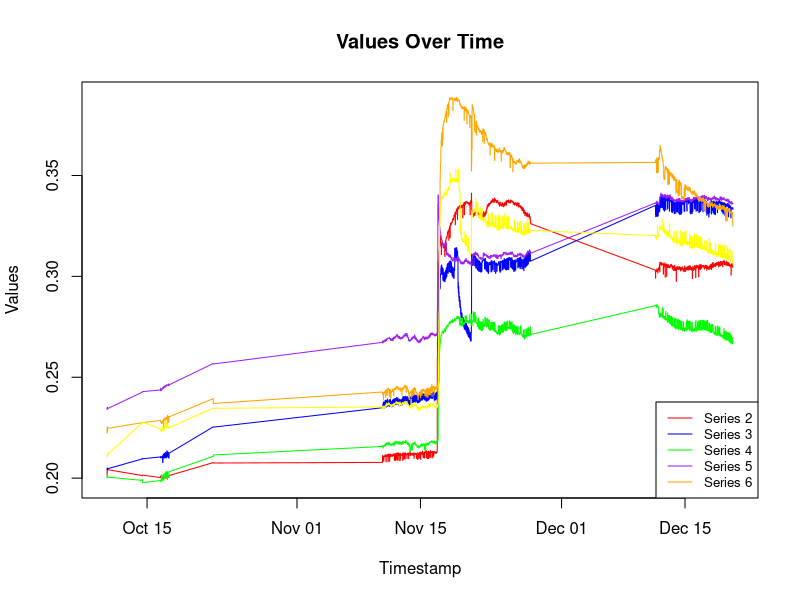
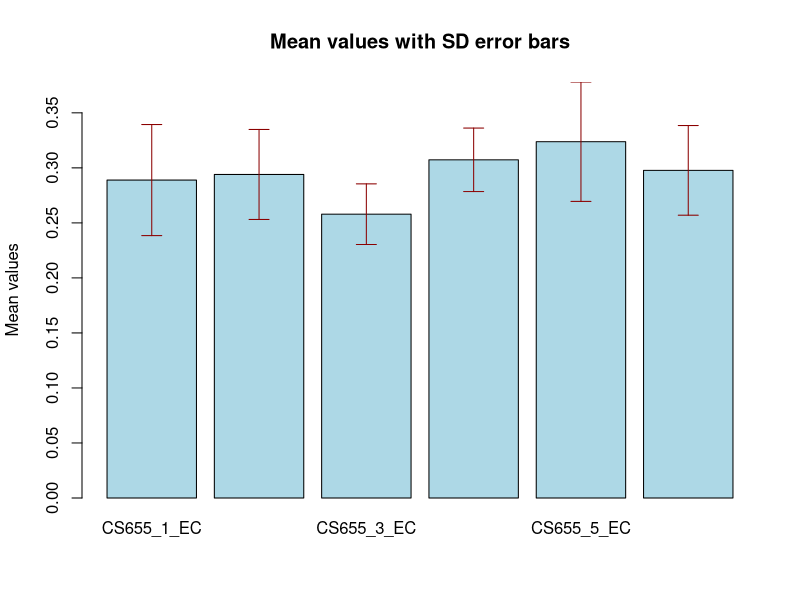

Generate these figures, in order, with R:
#Author Mohammad Bahadori
#codes for Paddock Soil Data Processing

#uploading soil data from .dat file

#Read the file without headers
tempData <- read.table(file = "Ross T1_SoilData.dat", header = FALSE, sep = "\t")

# Check that the file has been read correctly by looking at the top
head(tempData)
str(tempData)

# Set the column names to the values of the second row
colnames(tempData) <- as.character(tempData[2, ])

# Remove unnecessary rows 
SoilData <- tempData[-c(1, 2, 3, 4), ]

# Reset row names to start at 1 and continue sequentially
rownames(SoilData) <- NULL

# Confirm the changes by looking at the top of the modified dataframe
head(SoilData)
str(SoilData)


# Create new data frame 'EC' using the column indices

EC <- SoilData[, c(1, 4, 7, 10, 13, 16, 19)]

# Alternatively, if the columns are consecutive, you can use
# EC <- SoilData[, 1:6]

# Check the structure and head of the 'EC' dataset
str(EC)
head(EC)


# Check to see whether data are "as characer" or "numeric"
sapply(EC[, 2:7], class)

# Convert all columns 2 to 7 to numeric if needed
EC[, 2:7] <- sapply(EC[, 2:7], function(x) as.numeric(as.character(x)))

# Remove rows that contain any NaN values
# First, loop through all elements and convert any "nan" or "NAN" strings to NA
EC[EC == "nan" | EC == "NAN"] <- NA

# Then, use na.omit() to remove any rows containing NA values in the dataset
EC <- na.omit(EC)

# to exclude rows with any zeros
EC <- EC[!apply(EC == 0, 1, any), ]


# Check the structure and head of the 'ECp' dataset
str(EC)
head(EC)

 
#Write the 'EC' dataframe to a .dat file with a tab delimiter and save it
write.table(EC, file = "EC.dat", sep = "\t", row.names = FALSE, col.names = TRUE)


#Create the plot using ggplot2

# Convert the date strings in column 1 to POSIXct datetime objects
EC[, 1] <- as.POSIXct(EC[, 1], format = "%d/%m/%Y %H:%M")

#Choose your desired y-axis limits (and change it manually in line below).
#y_min <- min(c(EC[, 2], EC[, 3], EC[, 4], EC[, 5], EC[, 6], EC[, 7]), na.rm = TRUE)
#y_max <- max(c(EC[, 2], EC[, 3], EC[, 4], EC[, 5], EC[, 6], EC[, 7]), na.rm = TRUE)

#Create a plot with timestamp on the x-axis and adjusted y-axis limits (adjust the y_max and y_min as you wish)
plot(EC[, 1], EC[, 2], type = 'l', col = 'red', xlab = 'Timestamp', ylab = 'Values', 
     main = 'Values Over Time', ylim = c(0.1978, 0.3887))

# Add the rest of the series to the same plot
lines(EC[, 1], EC[, 3], col = 'blue')
lines(EC[, 1], EC[, 4], col = 'green')
lines(EC[, 1], EC[, 5], col = 'purple')
lines(EC[, 1], EC[, 6], col = 'orange')
lines(EC[, 1], EC[, 7], col = 'yellow')
# Add a legend to distinguish the different lines
legend("bottomright", legend = c("Series 2", "Series 3", "Series 4", "Series 5", "Series 6"), 
       col = c('red', 'blue', 'green', 'purple', 'orange', 'yellow'), lty = 1, cex = 0.8)


# Do some basic statistics
# Assuming EC is your dataset with named columns

# List of column names from the 2nd to the 7th
columnNames <- names(EC)[2:7]

# Calculate mean and SD for each of the specified columns
means <- sapply(EC[, columnNames], mean, na.rm = TRUE)
sds <- sapply(EC[, columnNames], sd, na.rm = TRUE)

# Create a new dataframe for the results
results <- data.frame(
  Mean = means, 
  SD = sds
)

# Set the row names of the results dataframe to the column names
rownames(results) <- columnNames

# Display the results
print(results)


# make a graph to compare EC across lysimeters

# Assuming 'results' dataframe contains the mean and SD information
# for each of the columns

# Create a bar plot for the mean values
barplot(results$Mean, names.arg = rownames(results), beside = TRUE,
        col = 'lightblue', ylim = c(0, max(results$Mean + results$SD)), 
        main = "Mean values with SD error bars", ylab = "Mean values")

# Add error bars for SD
# Calculate the center position of each bar on the x-axis
bar_centers <- barplot(results$Mean, plot = FALSE)

# Add the error bars using the arrow function
arrows(x0 = bar_centers, y0 = results$Mean - results$SD, 
       x1 = bar_centers, y1 = results$Mean + results$SD, 
       angle = 90, code = 3, length = 0.1, col = 'darkred')


# Do ANOVA

# Ensure that you have the reshape2 package installed
install.packages("reshape2")
library(reshape2)

#Melt the data frame from wide format to long format for ANOVA
longEC <- melt(EC, id.vars = "TIMESTAMP", measure.vars = colnames(EC)[2:7])

# Perform ANOVA
aov_results <- aov(value ~ variable, data = longEC)

# Display the summary of the ANOVA
summary(aov_results)

# Post-hoc test if ANOVA significant
if (summary(aov_results)[[1]][["Pr(>F)"]][1] < 0.05) {
  TukeyHSD(aov_results)
} else {
  print("ANOVA is not significant; post-hoc analysis is not applicable.")
}

#Do it for each treatment